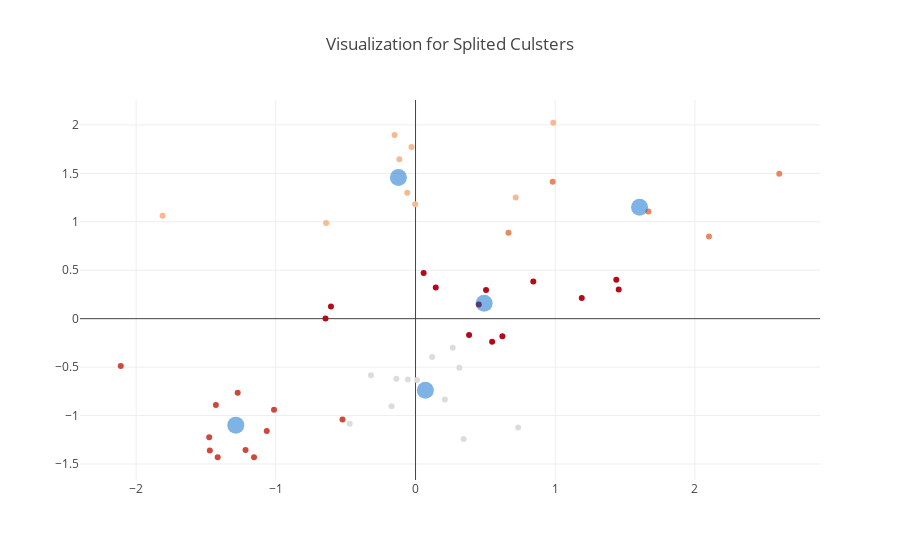

Notebook code for this chart:
### Code cell
centers = kmeans.cluster_centers_

scatter_trace_list = []
scatter_trace_list.append(
    go.Scatter(
        x=X_scaled[:, 0], 
        y=X_scaled[:, 1], 
        mode = 'markers', 
        marker=dict(
            color = y_kmeans))
)
scatter_trace_list.append(
    go.Scatter(
        x=centers[:, 0], 
        y=centers[:, 1], 
        marker=dict(
            size = 17,
            color = 'rgba(0,102,204, .5)',
        ),
        mode = 'markers',
        name = 'Center'
    )
)
layout = go.Layout(
    title='Visualization for Splited Culsters',
    showlegend= False
#     xaxis = dict(title = 'Degrees that Pay'),
#     yaxis = dict(title = 'predicted means clusters'),
)
fig = go.Figure(data=scatter_trace_list, layout=layout)
py.offline.iplot(fig)

### Figure 1 — Plotly figure (JSON) as saved in the notebook; plotly's stock layout.template omitted (floating-point values rounded to 4 significant figures)
{"data": [{"marker": {"color": [4, 1, 4, 0, 4, 0, 0, 4, 1, 4, 1, 0, 1, 1, 2, 3, 0, 2, 3, 1, 0, 0, 2, 3, 0, 4, 3, 3, 4, 0, 1, 4, 3, 4, 0, 4, 4, 2, 1, 0, 3, 3, 4, 1, 2, 4, 0, 3, 3, 3]}, "mode": "markers", "type": "scatter", "uid": "931a5411-5343-42e3-8af0-4241de74620b", "x": [0.4529, -0.1153, 0.622, 0.21, -0.6054, -0.137, -0.05456, 0.3835, 0.9864, 0.1449, -0.6401, 0.2664, -0.15, -0.0589, 0.6654, -1.065, 0.7348, 2.604, -1.156, -0.02854, 0.0105, 0.1189, 2.101, -1.273, -0.3191, 0.5049, -1.013, -1.429, 0.5483, -0.4709, 0.7175, -0.6444, -1.217, 0.8432, 0.3141, 0.0582, 1.455, 1.667, -0.002516, 0.3445, -2.11, -1.477, 1.437, -1.811, 0.982, 1.19, -0.1717, -1.416, -0.523, -1.473], "y": [0.1453, 1.646, -0.1812, -0.8342, 0.1265, -0.6207, -0.627, -0.1686, 2.023, 0.3211, 0.9866, -0.3005, 1.897, 1.301, 0.8862, -1.161, -1.123, 1.495, -1.431, 1.771, -0.6333, -0.3947, 0.8485, -0.7651, -0.583, 0.296, -0.9409, -0.8907, -0.2377, -1.085, 1.25, 0.000879, -1.355, 0.3839, -0.5077, 0.4718, 0.3023, 1.106, 1.181, -1.242, -0.4889, -1.223, 0.4027, 1.062, 1.414, 0.2144, -0.9033, -1.431, -1.041, -1.362]}, {"marker": {"color": "rgba(0,102,204, .5)", "size": 17}, "mode": "markers", "name": "Center", "type": "scatter", "uid": "d2ca81e2-37d2-45c1-abf8-ad017de1d8ef", "x": [0.07049, -0.1225, 1.604, -1.287, 0.4916], "y": [-0.7379, 1.458, 1.15, -1.099, 0.1598]}], "layout": {"showlegend": false, "title": "Visualization for Splited Culsters"}}
